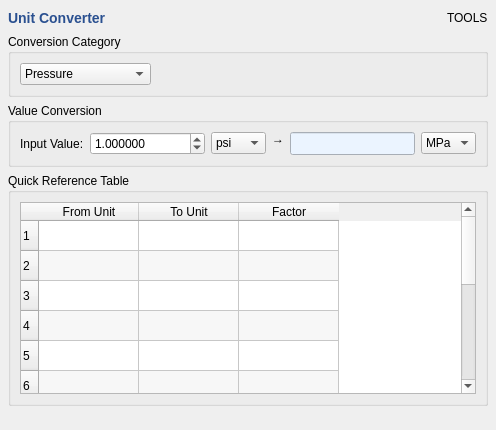
      <widget class="QWidget" name="pageUnitConverter">
       <layout class="QVBoxLayout" name="layoutPageUnit">
        <property name="leftMargin"><number>8</number></property>
        <property name="topMargin"><number>8</number></property>
        <property name="rightMargin"><number>8</number></property>
        <property name="bottomMargin"><number>4</number></property>
        <property name="spacing"><number>6</number></property>
        <item>
         <layout class="QHBoxLayout">
          <item><widget class="QLabel"><property name="styleSheet"><string>font-size:14px;font-weight:700;color:#2A5090;</string></property><property name="text"><string>Unit Converter</string></property></widget></item>
          <item><spacer><property name="orientation"><enum>Qt::Horizontal</enum></property><property name="sizeHint" stdset="0"><size><width>40</width><height>20</height></size></property></spacer></item>
          <item><widget class="QLabel"><property name="objectName"><string>lblSectionBadge</string></property><property name="text"><string>TOOLS</string></property></widget></item>
         </layout>
        </item>
        <item>
         <widget class="QGroupBox" name="groupUnitCategory"><property name="title"><string>Conversion Category</string></property>
          <layout class="QHBoxLayout">
           <item><widget class="QComboBox" name="comboUnitCategory"><item><property name="text"><string>Pressure</string></property></item><item><property name="text"><string>Depth / Length</string></property></item><item><property name="text"><string>Temperature</string></property></item><item><property name="text"><string>Density</string></property></item><item><property name="text"><string>Resistivity</string></property></item><item><property name="text"><string>Velocity (Vp / Vs)</string></property></item><item><property name="text"><string>Permeability</string></property></item><item><property name="text"><string>Volume (reservoir)</string></property></item><item><property name="text"><string>Flow Rate</string></property></item><item><property name="text"><string>Viscosity</string></property></item></widget></item>
           <item><spacer><property name="orientation"><enum>Qt::Horizontal</enum></property><property name="sizeHint" stdset="0"><size><width>40</width><height>20</height></size></property></spacer></item>
          </layout>
         </widget>
        </item>
        <item>
         <widget class="QGroupBox" name="groupUnitConvert"><property name="title"><string>Value Conversion</string></property>
          <layout class="QGridLayout">
           <item row="0" column="0"><widget class="QLabel"><property name="text"><string>Input Value:</string></property></widget></item>
           <item row="0" column="1"><widget class="QDoubleSpinBox" name="spinUnitInput"><property name="decimals"><number>6</number></property><property name="minimum"><double>-1e+09</double></property><property name="maximum"><double>1e+09</double></property><property name="value"><double>1.0</double></property></widget></item>
           <item row="0" column="2"><widget class="QComboBox" name="comboUnitFrom"><item><property name="text"><string>psi</string></property></item><item><property name="text"><string>MPa</string></property></item><item><property name="text"><string>bar</string></property></item><item><property name="text"><string>atm</string></property></item><item><property name="text"><string>kPa</string></property></item></widget></item>
           <item row="0" column="3"><widget class="QLabel"><property name="text"><string>→</string></property><property name="alignment"><set>Qt::AlignHCenter</set></property></widget></item>
           <item row="0" column="4"><widget class="QLineEdit" name="lineUnitResult"><property name="readOnly"><bool>true</bool></property><property name="styleSheet"><string>background:#EBF4FF;font-weight:700;font-size:13px;</string></property></widget></item>
           <item row="0" column="5"><widget class="QComboBox" name="comboUnitTo"><item><property name="text"><string>MPa</string></property></item><item><property name="text"><string>psi</string></property></item><item><property name="text"><string>bar</string></property></item><item><property name="text"><string>atm</string></property></item><item><property name="text"><string>kPa</string></property></item></widget></item>
          </layout>
         </widget>
        </item>
        <item>
         <widget class="QGroupBox" name="groupUnitTable"><property name="title"><string>Quick Reference Table</string></property>
          <layout class="QVBoxLayout">
           <item>
            <widget class="QTableWidget" name="tableUnitRef">
             <property name="alternatingRowColors"><bool>true</bool></property>
             <property name="editTriggers"><set>QAbstractItemView::NoEditTriggers</set></property>
             <property name="rowCount"><number>12</number></property>
             <property name="columnCount"><number>3</number></property>
             <column><property name="text"><string>From Unit</string></property></column>
             <column><property name="text"><string>To Unit</string></property></column>
             <column><property name="text"><string>Factor</string></property></column>
            </widget>
           </item>
          </layout>
         </widget>
        </item>
        <item><spacer><property name="orientation"><enum>Qt::Vertical</enum></property><property name="sizeHint" stdset="0"><size><width>20</width><height>20</height></size></property></spacer></item>
       </layout>
      </widget>
